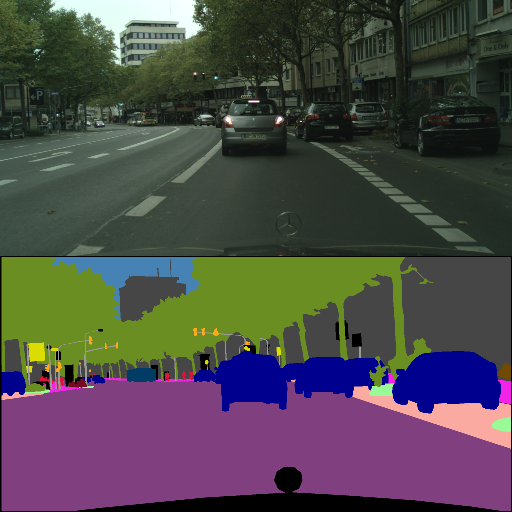
#> input picture Assignments/02_DIPwithPyTorch/Pix2Pix/cityscapes/train/aachen/aachen_000011_000019.png, 512 x 512 px, found by its file name; its folder holds only this picture in this run
$ python set_cityscape.py
#> lines starting #> are read from the running program, lines starting #| are printed output that depends on the picture
"""
此脚本用于处理cityscapes数据集
"""

import os
import cv2
import glob


def process_images(input_dir_a, input_dir_b, output_dir):
#> called with input_dir_a = 'leftImg8bit_trainvaltest\\leftImg8bit', input_dir_b = 'gtFine_trainvaltest\\gtFine', output_dir = 'cityscapes'
    for phase in ['train', 'val']:
        input_path_a = os.path.join(input_dir_a, phase)
        input_path_b = os.path.join(input_dir_b, phase)
        output_path = os.path.join(output_dir, phase)
        os.makedirs(output_path, exist_ok=True)

        list_file_path = os.path.join(output_path, f'{phase}_list.txt')
        with open(list_file_path, 'w') as list_file:
            for subdir in os.listdir(input_path_a):
                subdir_path_a = os.path.join(input_path_a, subdir)
                subdir_path_b = os.path.join(input_path_b, subdir)
                output_subdir_path = os.path.join(output_path, subdir)
                os.makedirs(output_subdir_path, exist_ok=True)

                for filename in os.listdir(subdir_path_a):
                    prefix = '_'.join(filename.split('_')[:3])
                    pattern = os.path.join(subdir_path_b, prefix + '*')
                    file_b = glob.glob(pattern)[0]
                    file_a = os.path.join(subdir_path_a, filename)
                    if os.path.exists(file_a) and os.path.exists(file_b):
                        img_a = cv2.imread(file_a)
#> img_a is the input picture: shape (512, 512, 3); mean B, G, R 73.6, 72.5, 76.4
                        img_b = cv2.imread(file_b)
                        img_a = cv2.resize(img_a, (512, 256))
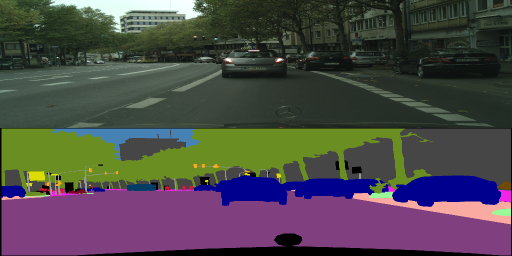
#> img_a: shape (256, 512, 3); mean B, G, R 73.7, 72.6, 76.5
                        img_b = cv2.resize(img_b, (512, 256))
                        combined_img = cv2.vconcat([img_a, img_b])
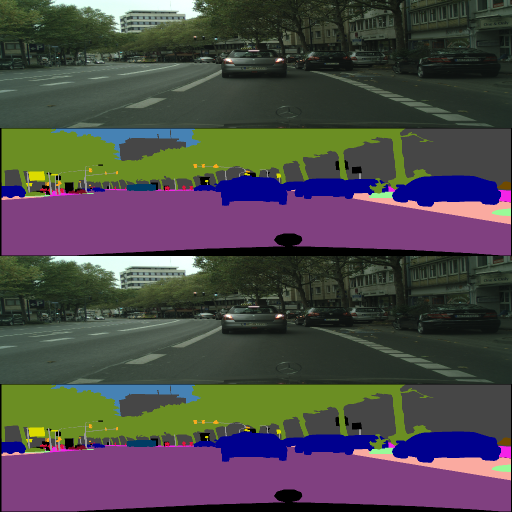
#> combined_img: shape (512, 512, 3); mean B, G, R 73.7, 72.6, 76.5

                        output_file_path = os.path.join(output_subdir_path, prefix + '.png')
                        cv2.imwrite(output_file_path, combined_img)
                        list_file.write(output_file_path + '\n')


if __name__ == "__main__":
    input_dir_a = 'leftImg8bit_trainvaltest\\leftImg8bit'
    input_dir_b = 'gtFine_trainvaltest\\gtFine'
    output_dir = 'cityscapes'
#> (the run stopped early here; a loop or call above may not have finished)
